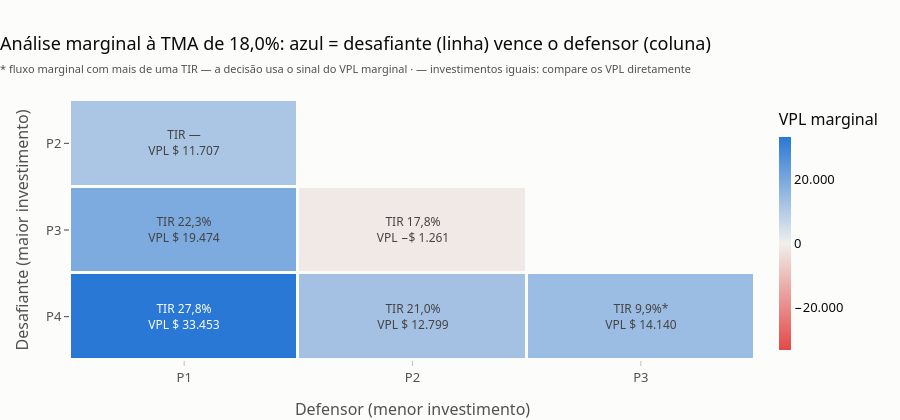

Notebook cell for this chart:
### Code cell
fig = viz.grafico_matriz_marginal(am, K)
viz.exportar(fig, f"{SAIDA}/matriz_marginal")
fig

### Figure 1 — Plotly figure (JSON) as saved in the notebook; plotly's stock layout.template omitted (floating-point values rounded to 4 significant figures)
{"data": [{"colorbar": {"outlinewidth": 0, "thickness": 12, "tickformat": ",.0f", "title": {"text": "VPL marginal"}}, "colorscale": [[0, "#e34948"], [0.5, "#f0efec"], [1, "#2a78d6"]], "customdata": [["desafiante P2 × defensor P1<br>horizonte 5 anos<br>investimento marginal $ 0<br>TIRs: mesmo investimento<br>VPL marginal $ 11.707<br>RAU marginal $ 3.744<br><b>preferido: P2</b>", "", ""], ["desafiante P3 × defensor P1<br>horizonte 35 anos<br>investimento marginal $ 25.000<br>TIRs: 22.3%<br>VPL marginal $ 19.474<br>RAU marginal $ 3.516<br><b>preferido: P3</b>", "desafiante P3 × defensor P2<br>horizonte 35 anos<br>investimento marginal $ 25.000<br>TIRs: 17.8%<br>VPL marginal −$ 1.261<br>RAU marginal −$ 228<br><b>preferido: P2</b>", ""], ["desafiante P4 × defensor P1<br>horizonte 30 anos<br>investimento marginal $ 100.000<br>TIRs: 27.8%<br>VPL marginal $ 33.453<br>RAU marginal $ 6.064<br><b>preferido: P4</b>", "desafiante P4 × defensor P2<br>horizonte 30 anos<br>investimento marginal $ 100.000<br>TIRs: 21.0%<br>VPL marginal $ 12.799<br>RAU marginal $ 2.320<br><b>preferido: P4</b>", "desafiante P4 × defensor P3<br>horizonte 42 anos<br>investimento marginal $ 75.000<br>TIRs: 9.9%, 63.7%<br>VPL marginal $ 14.140<br>RAU marginal $ 2.548<br><b>preferido: P4</b>"]], "hoverongaps": false, "hovertemplate": "%{customdata}<extra></extra>", "text": [["TIR —<br>VPL $ 11.707", "", ""], ["TIR 22,3%<br>VPL $ 19.474", "TIR 17,8%<br>VPL −$ 1.261", ""], ["TIR 27,8%<br>VPL $ 33.453", "TIR 21,0%<br>VPL $ 12.799", "TIR 9,9%*<br>VPL $ 14.140"]], "textfont": {"size": 12}, "texttemplate": "%{text}", "type": "heatmap", "x": ["P1", "P2", "P3"], "xgap": 3, "y": ["P2", "P3", "P4"], "ygap": 3, "z": [[11710.0, NaN, NaN], [19470.0, -1261.0, NaN], [33450.0, 12800.0, 14140.0]], "zmax": 33450.0, "zmid": 0.0, "zmin": -33450.0}], "layout": {"height": 420, "margin": {"t": 100}, "title": {"subtitle": {"font": {"color": "#52514e", "size": 11}, "text": "* fluxo marginal com mais de uma TIR — a decisão usa o sinal do VPL marginal · — investimentos iguais: compare os VPL diretamente"}, "text": "Análise marginal à TMA de 18,0%: azul = desafiante (linha) vence o defensor (coluna)"}, "xaxis": {"side": "bottom", "title": {"text": "Defensor (menor investimento)"}}, "yaxis": {"autorange": "reversed", "showgrid": false, "title": {"text": "Desafiante (maior investimento)"}}}}
